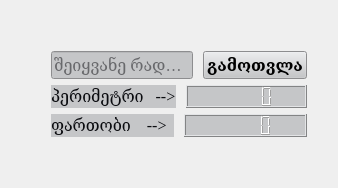
      <widget class="QWidget" name="p2">
       <layout class="QGridLayout" name="gridLayout_3">
        <item row="2" column="1">
         <layout class="QHBoxLayout" name="horizontalLayout_2">
          <property name="spacing">
           <number>10</number>
          </property>
          <item>
           <widget class="QLabel" name="label">
            <property name="sizePolicy">
             <sizepolicy hsizetype="Fixed" vsizetype="Fixed">
              <horstretch>0</horstretch>
              <verstretch>0</verstretch>
             </sizepolicy>
            </property>
            <property name="maximumSize">
             <size>
              <width>250</width>
              <height>40</height>
             </size>
            </property>
            <property name="font">
             <font>
              <family>Georgia</family>
              <pointsize>12</pointsize>
             </font>
            </property>
            <property name="styleSheet">
             <string notr="true">background-color: rgb(197, 198, 200);
color: rgb(11, 12, 16);</string>
            </property>
            <property name="text">
             <string>პერიმეტრი   --&gt;</string>
            </property>
            <property name="alignment">
             <set>Qt::AlignLeading|Qt::AlignLeft|Qt::AlignVCenter</set>
            </property>
           </widget>
          </item>
          <item>
           <widget class="QLCDNumber" name="perimetri_wre">
            <property name="sizePolicy">
             <sizepolicy hsizetype="Fixed" vsizetype="Fixed">
              <horstretch>0</horstretch>
              <verstretch>0</verstretch>
             </sizepolicy>
            </property>
            <property name="maximumSize">
             <size>
              <width>250</width>
              <height>40</height>
             </size>
            </property>
            <property name="font">
             <font>
              <pointsize>12</pointsize>
             </font>
            </property>
            <property name="layoutDirection">
             <enum>Qt::LeftToRight</enum>
            </property>
            <property name="autoFillBackground">
             <bool>false</bool>
            </property>
            <property name="styleSheet">
             <string notr="true">background-color: rgb(197, 198, 200);
color: rgb(11, 12, 16);</string>
            </property>
           </widget>
          </item>
         </layout>
        </item>
        <item row="2" column="0">
         <spacer name="horizontalSpacer_5">
          <property name="orientation">
           <enum>Qt::Horizontal</enum>
          </property>
          <property name="sizeType">
           <enum>QSizePolicy::Fixed</enum>
          </property>
          <property name="sizeHint" stdset="0">
           <size>
            <width>40</width>
            <height>20</height>
           </size>
          </property>
         </spacer>
        </item>
        <item row="1" column="1">
         <layout class="QHBoxLayout" name="horizontalLayout">
          <property name="spacing">
           <number>10</number>
          </property>
          <item>
           <widget class="QLineEdit" name="radious">
            <property name="sizePolicy">
             <sizepolicy hsizetype="Preferred" vsizetype="Preferred">
              <horstretch>0</horstretch>
              <verstretch>0</verstretch>
             </sizepolicy>
            </property>
            <property name="maximumSize">
             <size>
              <width>250</width>
              <height>40</height>
             </size>
            </property>
            <property name="font">
             <font>
              <family>Georgia</family>
              <pointsize>12</pointsize>
              <weight>50</weight>
              <bold>false</bold>
             </font>
            </property>
            <property name="styleSheet">
             <string notr="true">background-color: rgb(197, 198, 200);
color: rgb(11, 12, 16);</string>
            </property>
            <property name="placeholderText">
             <string>შეიყვანე რადიუსი</string>
            </property>
           </widget>
          </item>
          <item>
           <widget class="QPushButton" name="action_wre">
            <property name="sizePolicy">
             <sizepolicy hsizetype="Maximum" vsizetype="Maximum">
              <horstretch>0</horstretch>
              <verstretch>0</verstretch>
             </sizepolicy>
            </property>
            <property name="maximumSize">
             <size>
              <width>300</width>
              <height>40</height>
             </size>
            </property>
            <property name="font">
             <font>
              <family>Georgia</family>
              <pointsize>12</pointsize>
              <weight>75</weight>
              <bold>true</bold>
             </font>
            </property>
            <property name="styleSheet">
             <string notr="true">background-color: rgb(197, 198, 200);</string>
            </property>
            <property name="text">
             <string>გამოთვლა</string>
            </property>
           </widget>
          </item>
         </layout>
        </item>
        <item row="0" column="1">
         <spacer name="verticalSpacer_8">
          <property name="orientation">
           <enum>Qt::Vertical</enum>
          </property>
          <property name="sizeType">
           <enum>QSizePolicy::Fixed</enum>
          </property>
          <property name="sizeHint" stdset="0">
           <size>
            <width>20</width>
            <height>40</height>
           </size>
          </property>
         </spacer>
        </item>
        <item row="2" column="2">
         <spacer name="horizontalSpacer_6">
          <property name="orientation">
           <enum>Qt::Horizontal</enum>
          </property>
          <property name="sizeType">
           <enum>QSizePolicy::Fixed</enum>
          </property>
          <property name="sizeHint" stdset="0">
           <size>
            <width>20</width>
            <height>20</height>
           </size>
          </property>
         </spacer>
        </item>
        <item row="4" column="1">
         <spacer name="verticalSpacer_9">
          <property name="orientation">
           <enum>Qt::Vertical</enum>
          </property>
          <property name="sizeType">
           <enum>QSizePolicy::Fixed</enum>
          </property>
          <property name="sizeHint" stdset="0">
           <size>
            <width>20</width>
            <height>40</height>
           </size>
          </property>
         </spacer>
        </item>
        <item row="3" column="1">
         <layout class="QHBoxLayout" name="horizontalLayout_3">
          <property name="spacing">
           <number>10</number>
          </property>
          <item>
           <widget class="QLabel" name="label_2">
            <property name="sizePolicy">
             <sizepolicy hsizetype="Fixed" vsizetype="Fixed">
              <horstretch>0</horstretch>
              <verstretch>0</verstretch>
             </sizepolicy>
            </property>
            <property name="maximumSize">
             <size>
              <width>250</width>
              <height>40</height>
             </size>
            </property>
            <property name="font">
             <font>
              <family>Georgia</family>
              <pointsize>12</pointsize>
             </font>
            </property>
            <property name="styleSheet">
             <string notr="true">background-color: rgb(197, 198, 200);
color: rgb(11, 12, 16);</string>
            </property>
            <property name="text">
             <string>ფართობი    --&gt;</string>
            </property>
            <property name="alignment">
             <set>Qt::AlignLeading|Qt::AlignLeft|Qt::AlignVCenter</set>
            </property>
           </widget>
          </item>
          <item>
           <widget class="QLCDNumber" name="fartobi_wre">
            <property name="sizePolicy">
             <sizepolicy hsizetype="Fixed" vsizetype="Fixed">
              <horstretch>0</horstretch>
              <verstretch>0</verstretch>
             </sizepolicy>
            </property>
            <property name="maximumSize">
             <size>
              <width>250</width>
              <height>40</height>
             </size>
            </property>
            <property name="font">
             <font>
              <pointsize>12</pointsize>
             </font>
            </property>
            <property name="styleSheet">
             <string notr="true">background-color: rgb(197, 198, 200);
color: rgb(11, 12, 16);</string>
            </property>
           </widget>
          </item>
         </layout>
        </item>
       </layout>
      </widget>
